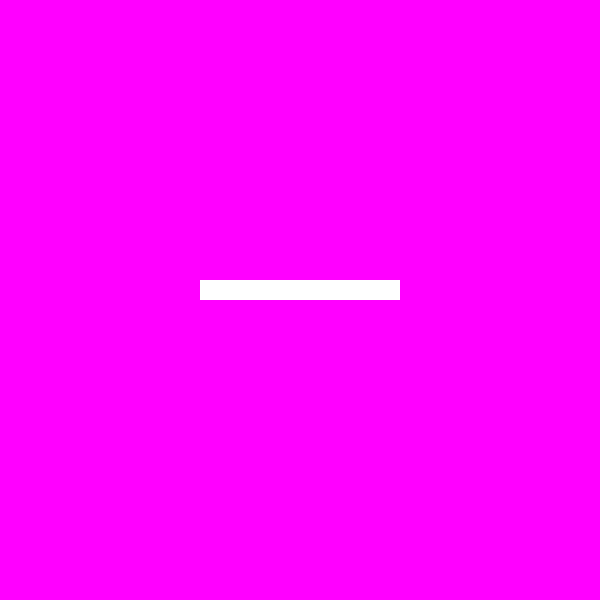
Frame 1 (no input)
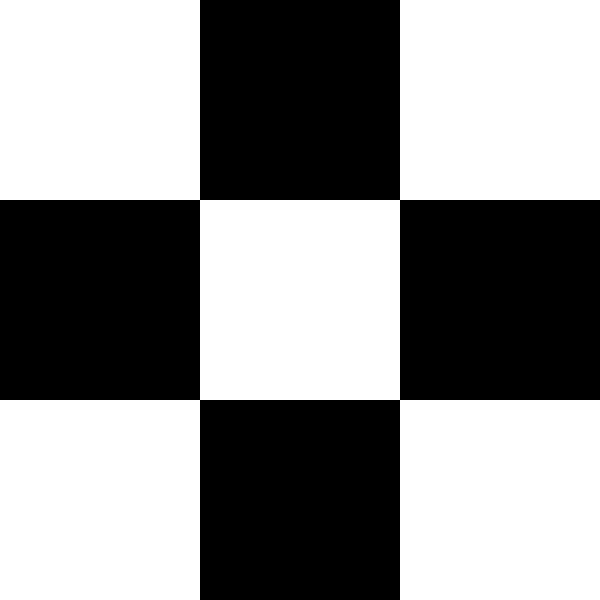
Frame 60 (the mouse pressed at the canvas centre just before this capture)
Frame 120 (the mouse held since frame 60 and released just before this capture): identical to frame 60, image omitted

The Processing sketch that drew these frames (run headless with seeded random() and noise(); from frame 60 on, the mouse is pressed at the canvas centre):

// Processing sketch: rpgMapGen
// ── rpgMapGen.pde

void setup(){
  size(600,600);
  thread("generate");
  noStroke();
}

boolean loading = true;
float progress = 0.0f; //max, when 1.0
int[][] array;

void addProgress(int percentage){
  progress += percentage * 0.01f;
  if(progress >= 1.0f) loading = false;
}

void forceEndLoading(){
   progress = 1.0f;
   loading = false;
}

void draw(){
   background(color(255,0,255));
   
   if(loading){
     noStroke();
     fill(255);
     rect(200,280,200,20);
     fill(color(0,0,255));
     rect(200,280,progress*200,20);
   }
   else{
     showMap();
   }
}

// ── Generator.pde
void generate(){
  array= new int [50][50];
  for(int i = 0; i<50*50;i++){
     if(((i/50)+i%50)%2 == 0){ //(y+x)%2 == 0 // do generowania szachownicy;
        array[i/50][i%50] = 1; //array[y][x] = 1;
     }
  }
  
  for(int i = 0; i<20; i++){ //symuluję opoznienie
      addProgress(5); //uznaniowo wykonałem 5% generacji mapy, więc wysyłam info
      delay(50); //symuluję jakieś Twoje operacje
  }
}

// ── ShowMap.pde


final int X_COUNT = 3;
final int Y_COUNT = 3;
int currentCenterX = 25;
int currentCenterY = 25;
float scale = 1.0f;

float evalSizeY(){
  return height/Y_COUNT;
}
float evalSizeX(){
  return width/X_COUNT;
}

void showMap(){
  /*array= new int [50][50];
  for(int i = 0; i<50*50;i++){
     if(((i/50)+i%50)%2 == 0){
        array[i/50][i%50] = 1; 
     }
  }*/
  for(int y = 0; y<Y_COUNT; y++){
    for(int x = 0; x<X_COUNT; x++){
      int mapX = x+currentCenterX-X_COUNT/2;
      int mapY = y+currentCenterY-Y_COUNT/2;
      switch(array[mapY][mapX]){
         case 0:
         fill(0);
         break;
         default:
         fill(255);
      }
      
      rect(x*evalSizeX(),y*evalSizeY(),evalSizeX(),evalSizeY());
    }
  }
}
